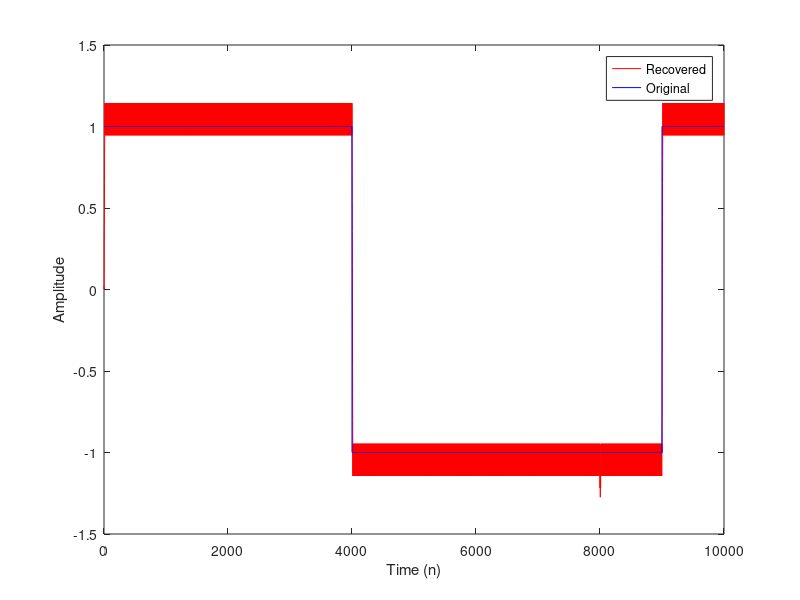
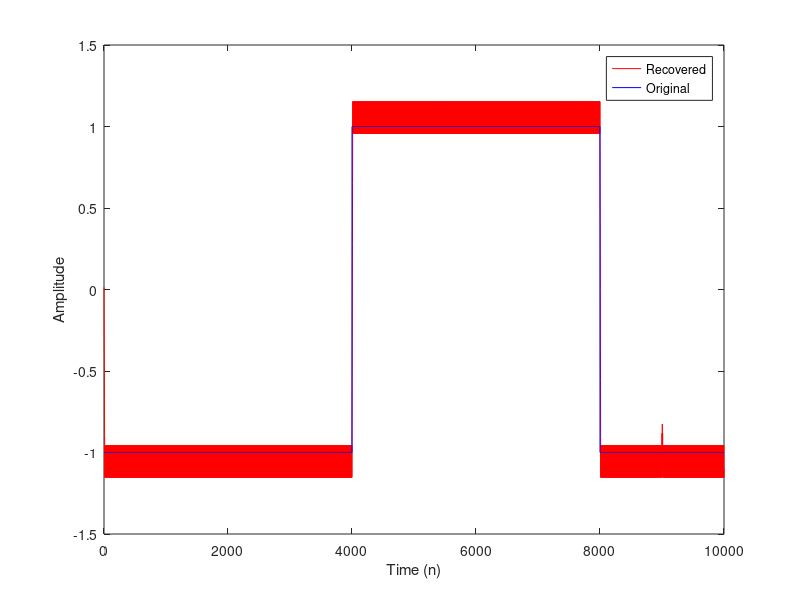

These charts were generated, in order, by the following MATLAB code:
%----------------------------------------------------------------------
% Chapter 4
% "Digital Communication Systems Engineering Using Software Defined Radio
% MATLAB Scripts
%----------------------------------------------------------------------

% Clear workspace
clear all;

figNum = 1;
%%%%%%%%%%%%%%%%%%%%%%%%%%%%%%%%%%%%%%%%%%%%%%%%%%%%%%%%%%%%%
%% Decoding QAM waveform using I/Q receiver

% Define parameters
N_samp = 1000; % Number of samples per symbol
N_symb = 10; % Number of symbols in transmission
cfreq = 1/10; % Carrier frequency of cosine and sine carriers

% Generate inphase and quadrature channels with 2-PAM waveforms
chI = 2*round(rand(1,N_symb))-1;
chQ = 2*round(rand(1,N_symb))-1;
samp_I = [];
samp_Q = [];
for ind = 1:1:N_symb,
    samp_I = [samp_I chI(ind)*ones(1,N_samp)];
    samp_Q = [samp_Q chQ(ind)*ones(1,N_samp)];
end;

% Apply cosine and sine carriers to inphase and quadrature components, sum
% waveforms together into composite transmission
tx_signal = samp_I.*cos(2.*pi.*cfreq.*(1:1:length(samp_I))) + samp_Q.*sin(2.*pi.*cfreq.*(1:1:length(samp_Q)));

% Separate out inphase and quadrature components from composite
% transmission
sig_I_unfilt = tx_signal.*cos(2.*pi.*cfreq.*(1:1:length(tx_signal)));
sig_Q_unfilt = tx_signal.*sin(2.*pi.*cfreq.*(1:1:length(tx_signal)));
lpf_coeffs = firls(11,[0 cfreq 1.05*cfreq 1],[1 1 0 0]); % Design lowpass filter to remove double frequency term
sig_I_filt = 2.*filter(lpf_coeffs,1,sig_I_unfilt);
sig_Q_filt = 2.*filter(lpf_coeffs,1,sig_Q_unfilt);


% Plot before + after inphase/quadrature signals regarding composite
% waveform creation
figure(figNum); figNum = figNum+1;
plot(0:1:(N_samp*N_symb-1),sig_I_filt,'r',0:1:(N_samp*N_symb-1),samp_I,'b');legend('Recovered','Original');
xlabel('Time (n)');ylabel('Amplitude');
%title('Inphase Signal Component');

figure(figNum); figNum = figNum+1;
plot(0:1:(N_samp*N_symb-1),sig_Q_filt,'r',0:1:(N_samp*N_symb-1),samp_Q,'b');legend('Recovered','Original');
xlabel('Time (n)');ylabel('Amplitude');
%title('Quadrature Signal Component');